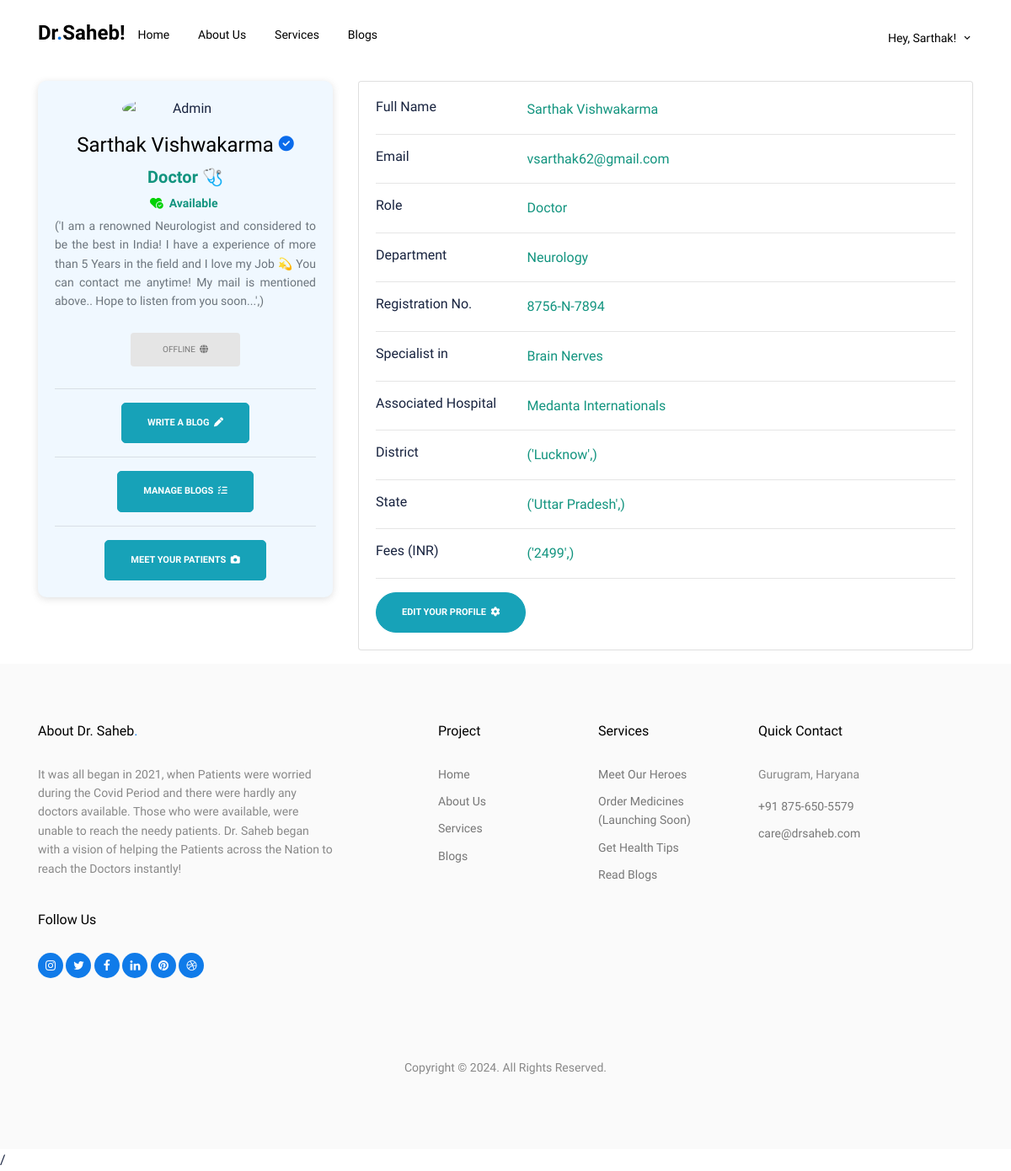
Screenshot of /profile/vsarthak62 (signed in) with the database file from the repository.
### doctor/models.py (models this page shows)
class DoctorProfile(models.Model):
    user = models.OneToOneField(User, on_delete=models.CASCADE)
    department = models.ForeignKey(Department, on_delete=models.CASCADE)
    reg_no = models.CharField(max_length=10)
    specialist = models.CharField(max_length=100)
    desc = models.TextField(max_length=200, default=None)
    degree = models.CharField(max_length=200)
    hospital = models.CharField(max_length=150)
    hospital_district = models.CharField(max_length=150)
    hospital_state = models.CharField(max_length=150)
    fees = models.CharField(max_length=50)
    avail = models.BooleanField(default=False)
    room_id = models.CharField(max_length=100, default='--')

### department/models.py (models this page shows, shortened)
class Department(models.Model):
    name = models.CharField(max_length=100)
    desc = models.TextField(max_length=200)
    slug = AutoSlugField(unique=True, null=True, populate_from = 'name', default=None)

### drsaheb/views.py (the view, shortened to what this page needs)
# urls.py: path('profile/<user_name>', views.profile),
@login_required(login_url='/sign-in/')
def profile(request, user_name):
    userProfile = UserProfile.objects.filter(user__username = user_name).first()
    userRole = str(userProfile.role)
    if userRole == 'doctor':
        data = DoctorProfile.objects.filter(user__username = user_name)
        if data.exists():
            if request.method == 'POST':
                doc = get_object_or_404(DoctorProfile, user = userProfile.user)
                doc.avail = not doc.avail
                doc.save()
            return render (request, 'MyProfile.html', {
                'doctor':True,
                'users': userProfile,
                'profileExists':True,
                'profile':data.first()
            })
        else:
            return render(request, 'MyProfile.html', {
                'doctor':True,
                'users': userProfile,
                'profileExists':False
            })

### Templates/MyProfile.html (shortened to what this page needs)
{% extends 'Base/Base.html' %}
{% block content %}
<div class="untree_co-hero pb-0" id="home-section">
    <div class="container" data-aos="fade-up" data-aos-delay="0">
        <div class="main-body">
            <div class="row gutters-sm">
                <div class="col-md-4 mb-3">
                    <div class="card"
                        style="box-shadow: rgba(99, 99, 99, 0.2) 0px 2px 8px 0px; border: 0px; border-radius: 10px; background-color: aliceblue;">
                        <div class="card-body">
                            <div class="d-flex flex-column align-items-center text-center">
                                <img src="{{users.avatar.url}}" alt="Admin" class="rounded-circle" width="150"
                                    style="object-fit: cover;">
                                <div class="mt-3">
                                    <h4>{{profile.user.first_name}} {{profile.user.last_name}}
                                        {% if users.verify %}
                                        <i class="fa-sharp fa-solid fa-circle-check fa-xs" style="color: #0a6beb;"></i>
                                        {% endif %}
                                    </h4>
                                    <p class="text-secondary mb-1" style="font-weight: 700; font-size: 20px;">
                                        {% if doctor %}
                                        Doctor 🩺
                                        {% else %}
                                        Patient 😷
                                        {% endif %}</p>
                                    <p class="text-secondary mb-1"
                                        style="font-weight: 700; font-size: 14px; color: #5f5f5f;">
                                        {% if doctor %}
                                        {% if profile.avail %}
                                        <i class="fa-solid fa-heart-circle-check" style="color: #00d103;"></i>
                                        &nbsp;Available&nbsp;
                                        {% else %}
                                        <i class="fa-solid fa-heart-circle-xmark" style="color: #d12300;"></i>
                                        &nbsp;Not Available&nbsp;
                                        {% endif %}
                                        {% endif %}
                                    </p>
                                    <p class="text-muted"
                                        style="font-size: 14px; text-align:justify; color: rgb(90, 90, 90);">
                                        {% if profileExists %}
                                        {{profile.desc}}
                                        {% if doctor %}
                                        {% if profile.avail %}
                                    <form class="form" method="post">
                                        <div class="col-sm-12">
                                            <button class="btn-submit-clear" type="submit" name="not-available">Offline&nbsp;&nbsp;<i class="fa-solid fa-globe"></i></button>
                                        </div>
                                    </form>
                                    {% endif %}
                                    {% endif %}
                                    {% else %}
                                    <i>Your Bio goes here</i>
                                    {% endif %}
                                    </p>
                                    {% if doctor %}
                                    {% if profileExists %}
                                    {% if users.verify %}
                                    <hr>
                                    <div class="row">
                                        <div class="col-sm-12">
                                            <a class="btn btn-info" style="border-radius: 5px;" target="__blank"
                                                href="/blogs/write">Write a Blog&nbsp;&nbsp;<i
                                                    class="fa-solid fa-pen"></i></a>
                                        </div>
                                    </div>
                                    <hr>
                                    <div class="row">
                                        <div class="col-sm-12">
                                            <a class="btn btn-info" style="border-radius: 5px;" target="__blank"
                                                href="/blogs/manage">Manage Blogs&nbsp;&nbsp;<i
                                                    class="fa-solid fa-list-check"></i></a>
                                        </div>
                                    </div>
                                    {% if profile.avail %}
                                    <hr>
                                    <div class="row">
                                        <div class="col-sm-12">
                                            <a class="btn btn-info" style="border-radius: 5px;" target="__blank"
                                                href="/meet/">Meet your Patients&nbsp;&nbsp;<i class="fa-solid fa-camera"></i></a>
                                        </div>
                                    </div>
                                    {% endif %}
                                    {% endif %}
                                    {% endif %}
                                    {% endif %}
                                </div>
                            </div>
                        </div>
                    </div>
                </div>
                <div class="col-md-8">
                    <div class="card mb-3">
                        <div class="card-body">
                            <div class="row">
                                <div class="col-sm-3">
                                    <h6 class="mb-0">Full Name</h6>
                                </div>
                                <div class="col-sm-9 text-secondary">
                                    {{profile.user.first_name}} {{profile.user.last_name}}
                                </div>
                            </div>
                            <hr>
                            <div class="row">
                                <div class="col-sm-3">
                                    <h6 class="mb-0">Email</h6>
                                </div>
                                <div class="col-sm-9 text-secondary">
                                    {{profile.user.email}}
                                </div>
                            </div>
                            <hr>
                            <div class="row">
                                <div class="col-sm-3">
                                    <h6 class="mb-0">Role</h6>
                                </div>
                                <div class="col-sm-9 text-secondary">
                                    {% if doctor %}
                                    Doctor
                                    {% else %}
                                    Patient
                                    {% endif %}
                                </div>
                            </div>
                            <hr>
                            {% if doctor %}
                            <div class="row">
                                <div class="col-sm-3">
                                    <h6 class="mb-0">Department</h6>
                                </div>
                                <div class="col-sm-9 text-secondary">
                                    {% if profileExists %}
                                    {{profile.department.name}}
                                    {% else %}
                                    --
                                    {% endif %}
                                </div>
                            </div>
                            <hr>
                            <div class="row">
                                <div class="col-sm-3">
                                    <h6 class="mb-0">Registration No.</h6>
                                </div>
                                <div class="col-sm-9 text-secondary">
                                    {% if profileExists %}
                                    {{profile.reg_no}}
                                    {% else %}
                                    --
                                    {% endif %}
                                </div>
                            </div>
                            <hr>
                            <div class="row">
                                <div class="col-sm-3">
                                    <h6 class="mb-0">Specialist in</h6>
                                </div>
                                <div class="col-sm-9 text-secondary">
                                    {% if profileExists %}
                                    {{profile.specialist}}
                                    {% else %}
                                    --
                                    {% endif %}
                                </div>
                            </div>
                            <hr>
                            <div class="row">
                                <div class="col-sm-3">
                                    <h6 class="mb-0">Associated Hospital</h6>
                                </div>
                                <div class="col-sm-9 text-secondary">
                                    {% if profileExists %}
                                    {{profile.hospital}}
                                    {% else %}
                                    --
                                    {% endif %}
                                </div>
                            </div>
                            <hr>
                            <div class="row">
                                <div class="col-sm-3">
                                    <h6 class="mb-0">District</h6>
                                </div>
                                <div class="col-sm-9 text-secondary">
                                    {% if profileExists %}
                                    {{profile.hospital_district}}
                                    {% else %}
                                    --
                                    {% endif %}
                                </div>
                            </div>
                            <hr>
                            <div class="row">
                                <div class="col-sm-3">
                                    <h6 class="mb-0">State</h6>
                                </div>
                                <div class="col-sm-9 text-secondary">
                                    {% if profileExists %}
                                    {{profile.hospital_state}}
                                    {% else %}
                                    --
                                    {% endif %}
                                </div>
                            </div>
                            <hr>
                            <div class="row">
                                <div class="col-sm-3">
                                    <h6 class="mb-0">Fees (INR)</h6>
                                </div>
                                <div class="col-sm-9 text-secondary">
                                    {% if profileExists %}
                                    {{profile.fees}}
                                    {% else %}
                                    --
                                    {% endif %}
                                </div>
                            </div>
                            <hr>
                            {% endif %}
                            {% if user.username == request.user.username %}
                            <div class="row">
                                <div class="col-sm-12">
                                    <a class="btn btn-info " target="__blank"
                                        href="/update/{{request.user.username}}">Edit
                                        Your
                                        Profile&nbsp;&nbsp;<i class="fa-solid fa-gear"></i></a>
                                </div>
                            </div>
                            {% endif %}
                        </div>
                    </div>
                </div>
            </div>
        </div>
    </div>
</div>
{% endblock %}

### Templates/Base/Navbar.html (shortened to what this page needs)
<nav class="site-nav dark js-site-navbar mb-5 site-navbar-target">
  <div class="container">
    <div class="site-navigation">
      <a href="index.html" class="logo m-0 float-left">Dr<span class="text-primary">.</span>Saheb!</a>
      <ul class="js-clone-nav d-none d-lg-inline-block site-menu float-left">
        <li class="active"><a href="/" class="nav-link">Home</a></li>
        <li><a href="{% url 'about' %}" class="nav-link">About Us</a></li>
        {% if request.user.is_authenticated %}
        <li><a href="{% url 'services' %}" class="nav-link">Services</a></li>
        <li><a href="{% url 'blog:blogs' %}" class="nav-link">Blogs</a></li>
        {% endif %}
      </ul>
      <ul class="js-clone-nav d-none mt-1 d-lg-inline-block site-menu float-right">
        {% if request.user.is_authenticated %}
        <li class="has-children">
          <a href="#" class="nav-link">Hey, {{ request.user.first_name }}!</a>
        </li>
        {% else %}
        <li class="cta-button-outline"><a href="{% url 'account:sign-in' %}">Sign in</a></li>
        <li class="cta-primary"><a href="{% url 'account:register' %}">Register</a></li>
        {% endif %}
      </ul>
    </div>
  </div>
</nav>

### rows the page displays
DoctorProfile: user.first_name "Sarthak", user.last_name "Vishwakarma", desc "('I am a renowned Neurologist and considered to be the best in India! I have a experience of more than 5 Years in the field and I love my Job 💫 You can contact me anytime! My mail is mentioned above.. Hope to listen from you soon...',)", user.email "vsarthak62@gmail.com", department.name "Neurology", reg_no "8756-N-7894", specialist "Brain Nerves", hospital "Medanta Internationals", hospital_district "('Lucknow',)", hospital_state "('Uttar Pradesh',)", fees "('2499',)"

### other values shown
{{ request.user.first_name }} "Sarthak"
